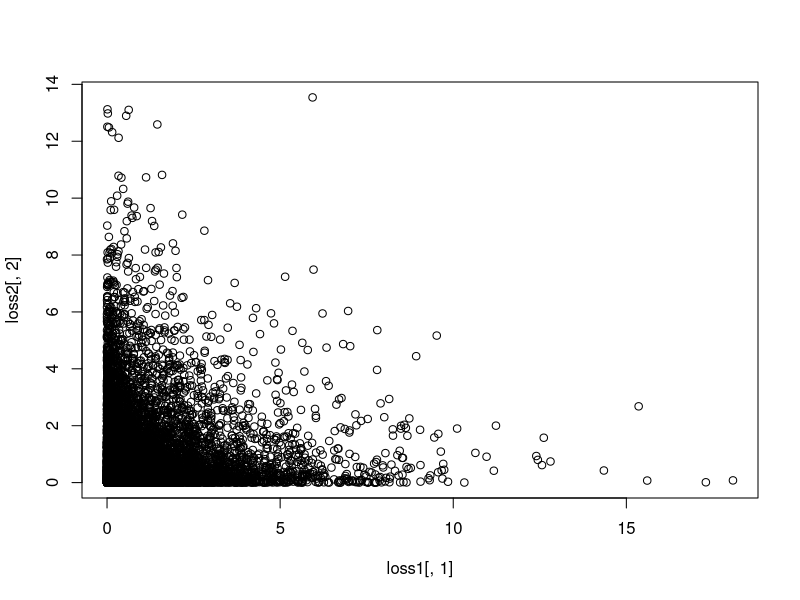
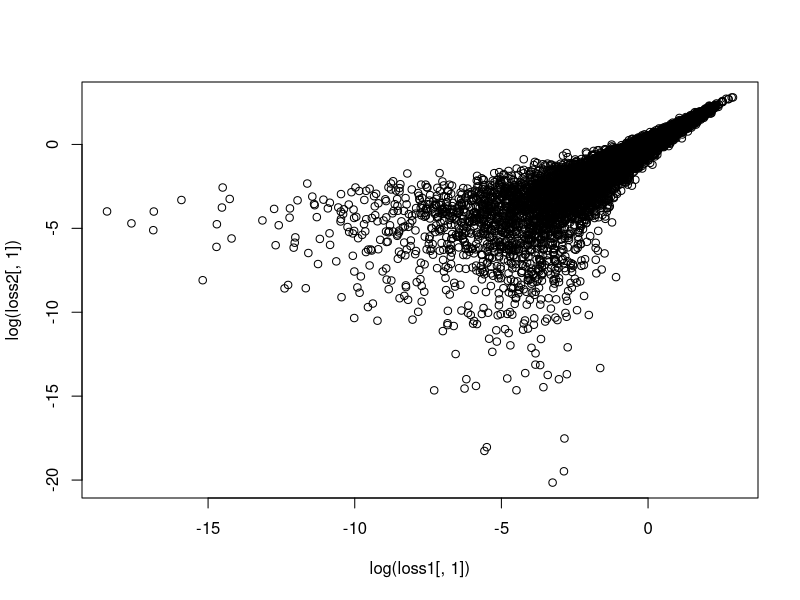
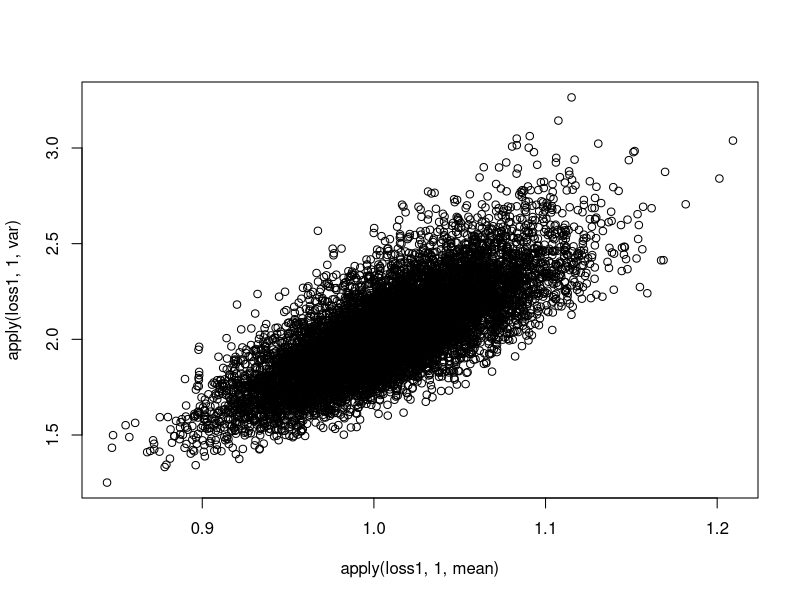
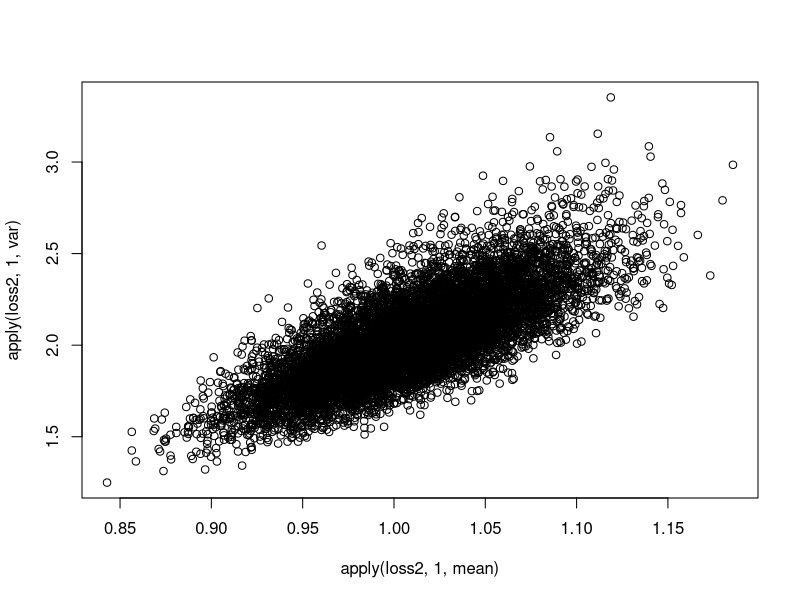
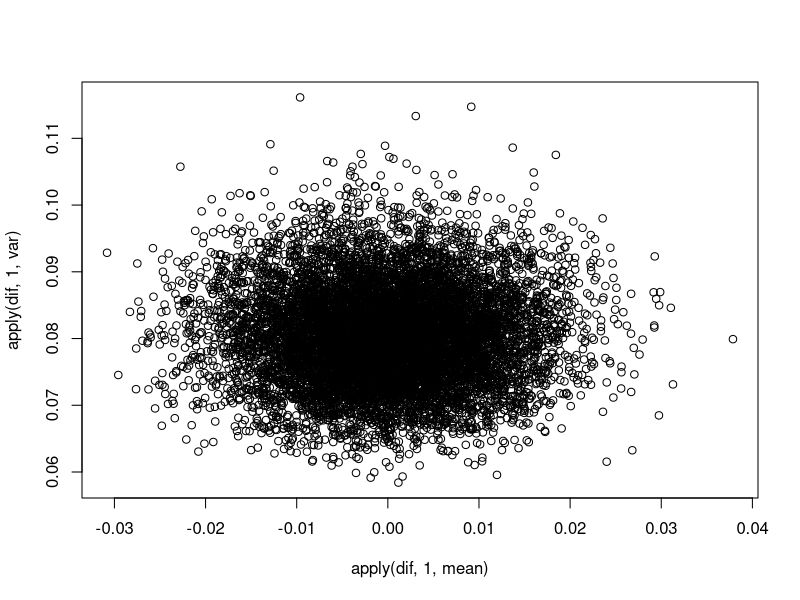

R code for these plots, in order:

n <- 10000

res <- replicate(1000, {
  a <- rnorm(n, mean = 0, sd = .1)
  b <- rnorm(n, mean = 0, sd = .1)
  c <- rnorm(n, mean = 0, sd = 1)
  
  loss1 <- (a - c)^2
  loss2 <- (b - c)^2
  
  cbind(loss1, loss2)
})

loss1 <- res[, 1, ]
loss2 <- res[, 2, ]
dif <- loss1 - loss2
log_dif <- log(loss1) - log(loss2)

# Same results as before (but without any model)
plot(loss1[, 1], loss2[, 2])
plot(log(loss1[, 1]), log(loss2[, 1]))

# Heteroscedasticity in the two losses
plot(apply(loss1, 1, mean), apply(loss1, 1, var))
plot(apply(loss2, 1, mean), apply(loss2, 1, var))

# But not in the difference
plot(apply(dif, 1, mean), apply(dif, 1, var))

# Type I error OK
mean(apply(dif, 2, function(x) {t.test(x)$p.value < 0.05}))

# Type I error of log difference (ratio test) about the same
mean(apply(log_dif, 2, function(x) {t.test(x)$p.value < 0.05}))


